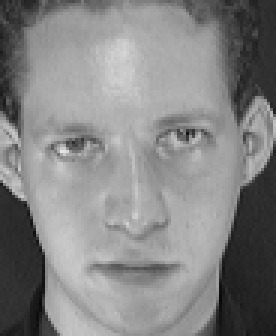
#> input picture fredrikson_mia/data/orl/s1/3.pgm, 92 x 112 px (shown 3 times larger); its folder holds 2 pictures in this run
$ python avg_images.py
#> lines starting #> are read from the running program, lines starting #| are printed output that depends on the picture
from model import load_orl_faces
import os
import cv2
import numpy as np

dataset_path = "data/orl"

def main():
    for person_id in range(40):
        folder = os.path.join(dataset_path, f"s{person_id+1}")

        if not os.path.exists(folder):
            print(f"Warning: Folder {folder} does not exist")
            continue

        avg_img = np.zeros((112, 92), dtype=np.float32)
        img_count = 0

        for img_name in os.listdir(folder):
            img_path = os.path.join(folder, img_name)
            img = cv2.imread(img_path, cv2.IMREAD_GRAYSCALE)
#> img is the input picture: shape (112, 92); min 7, max 232, mean 132.6

            if img is not None:
                # Resize to standard ORL size if needed
                if img.shape != (112, 92):
                    img = cv2.resize(img, (92, 112))
                img = img.astype(np.float32)
                avg_img += img
                img_count += 1

        if img_count > 0:
            avg_img = avg_img/img_count
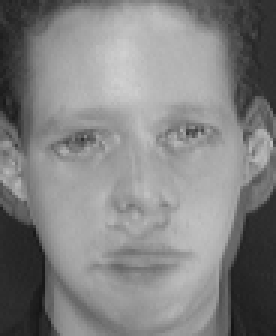
#> avg_img: shape (112, 92) float32 (shown 3 times larger); min 20.5, max 208, mean 130.5
            #print(np.max(avg_img))
            # Convert back to uint8 for saving
            avg_img = avg_img.astype(np.uint8)

            output_path = os.path.join("data/avg_images/", f"average_face{person_id}.png")
            cv2.imwrite(output_path, avg_img)
            print(f"Saved average face for person {person_id+1} to {output_path}")
        else:
            print(f"No images found in {folder}")

if __name__ == "__main__":
    main()
